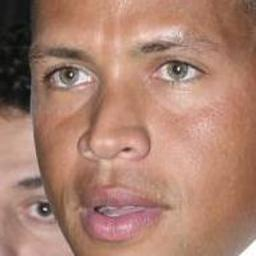
#> input picture dataset/000_002.jpg, 256 x 256 px; its folder holds only this picture in this run
$ jupyter execute --allow-errors mini-project-part1.ipynb   (shell and % lines are left out)
#> lines starting #> are read from the running program, lines starting #| are printed output that depends on the picture
[cell 1]
import os, sys, glob
import numpy as np
import matplotlib.pyplot as plt
import PIL.Image as Image
import matplotlib.cm as cm

[cell 2]
def read_images(path, sz=None):
#> called with path = './dataset'
    X = []
    for files in glob.glob(path + "/*.jpg"):
        image = np.array(Image.open(files).convert('L'), dtype='uint8')
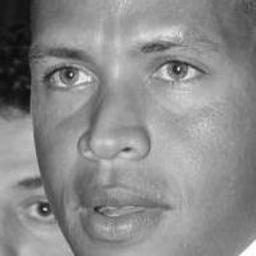
#> image: shape (256, 256); min 10, max 255, mean 138.3
        X.append(image)
    return X

[cell 3]
def normalize(X, low, high, dtype=None):
    X = np.asarray(X)
    minX, maxX = np.min(X), np.max(X)
    X = X - float(minX)
    X = X / float((maxX - minX))
    X = X * (high-low)
    X = X + low
    if dtype is None:
        return np.asarray(X)
    return np.asarray(X, dtype=dtype)

[cell 4]
def asRowMatrix(X):
    if len(X) == 0:
        return np.array([])
    mat = np.empty((0, X[0].size), dtype=X[0].dtype)
    for row in X:
        mat = np.vstack((mat, np.asarray(row).reshape(1,-1)))
    return mat

[cell 5]
def asColumnMatrix(X):
    if len(X) == 0:
        return np.array([])
    mat = np.empty((X[0].size, 0), dtype=X[0].dtype)
    for col in X:
        mat = np.hstack((mat, np.asarray(col).reshape(-1,1)))
    return mat

[cell 6]
def subplot(title, images, rows, cols, subt = "subplot", subts = [], colormap='gray', ticks_visible=True):
    fig = plt.figure(figsize=(10,10))
    # main title
    fig.text(.5, .95, title, horizontalalignment='center')
    for i in range(len(images)):
        ax0 = fig.add_subplot(rows,cols,(i+1))
        plt.setp(ax0.get_xticklabels(), visible=False)
        plt.setp(ax0.get_yticklabels(), visible=False)
        if len(subts) == len(images):
            plt.title("%s %s" % (subt, str(subts[i])))
        else:
            plt.title("%s %d" % (subt, (i+1)))
        plt.imshow(np.asarray(images[i]), cmap=colormap)
    plt.show()

[cell 7]
def pca(X, num_components=0):
    [n,d] = X.shape
    if (num_components <= 0) or (num_components>n):
        num_components = n
    mu = X.mean(axis=0)
    X = X - mu
    if n>d:
        C = np.dot(X.T,X)
        [eigenvalues,eigenvectors] = np.linalg.eigh(C)
    else:
        C = np.dot(X,X.T)
        [eigenvalues,eigenvectors] = np.linalg.eigh(C)
        eigenvectors = np.dot(X.T,eigenvectors)
        for i in range(n):
            eigenvectors[:,i] = eigenvectors[:,i]/np.linalg.norm(eigenvectors[:,i])

    idx = np.argsort(-eigenvalues)
    eigenvalues = eigenvalues[idx]
    eigenvectors = eigenvectors[:,idx]

    # select only num_components
    eigenvalues = eigenvalues[0:num_components].copy()
    eigenvectors = eigenvectors[:,0:num_components].copy()
    return [eigenvalues, eigenvectors, mu]

[cell 8]
def project(W, X, mu=None):
    if mu is None:
        return np.dot(X,W)
    return np.dot(X - mu, W)

def reconstruct(W, Y, mu=None):
    if mu is None:
        return np.dot(Y,W.T)
    return np.dot(Y, W.T) + mu

[cell 9]
def reconstruct_img(image):
    steps = [i for i in range(10, min(len(X), 120), 20)]
    E = []
    for i in range(len(steps)):
        numEvs = steps[i]
        P = project(eig_vecs[:,0:numEvs], X[image].reshape(1,-1), mu)
        R = reconstruct(eig_vecs[:,0:numEvs], P, mu)
        # reshape and append
        R = R.reshape(X[image].shape)
        E.append(normalize(R,0,255))
    return E, steps

[cell 10]
def MSE(X, Y):
    m, n = X.shape
    error = 0
    for i in range(m):
        for j in range(n):
            error += (X[i, j] - Y[i, j])**2
    error /= (m * n)
    return error

[cell 11]
X = read_images('./dataset')
#> X = 1 item

[cell 12]
[eig_val, eig_vecs, mu] = pca(asRowMatrix(X))
#> the loop in asRowMatrix, `for row in X:` made 1 pass
#> in pca, `[n,d] = X.shape`: n = 1; d = 65536
#> in pca, `num_components = n`: num_components = 1
#> in pca, `C = np.dot(X,X.T)`: C = [0]
#> in pca, `[eigenvalues,eigenvectors] = np.linalg.eigh(C)`: eigenvectors = [1]
#> in pca, `idx = np.argsort(-eigenvalues)`: idx = [0]
#> eig_val = [0]

[cell 13]
eig_vecs

[cell 14]
eig_val
#> Out = [0]

[cell 15]
components = 32
Eig_face = []

[cell 16]
for i in range(min(len(X), components)):
    e = eig_vecs[:,i].reshape(X[0].shape)
    Eig_face.append(normalize(e, 0, 255))
#> this loop made 1 pass
#> (minX in normalize, maxX in normalize) on pass 1: (nan, nan)
#> after the loop, Eig_face = 1 item

#> (a cell that did not finish here is left out)

[cell 18]
numb = [i in range(1, components + 1)]
#> numb = [False]

[cell 19]
subplot(title= "Eigenfaces", images = Eig_face , rows = 4 , cols = 4 , subt ="Eigenface", subts = numb)
#> the loop in subplot, `for i in range(len(images)):` made 1 pass

[cell 20]
image1 = 10
image2 = 40
image3 = 100
image4 = 2
image5 = 120
image6 = 200
image7 = 190
iamge8 = 340

[cell 21]
E1, steps1 = reconstruct_img(image1)
#> in reconstruct_img, `steps = [i for i in range(10, min(len(X), 120), 20)]`: steps = []
#> E1 = []; steps1 = []

[cell 22]
E2, steps2 = reconstruct_img(image2)
#> E2 = []; steps2 = []
E3, steps3 = reconstruct_img(image3)
#> E3 = []; steps3 = []

[cell 23]
E4, steps4 = reconstruct_img(image4)
#> E4 = []; steps4 = []
E5, steps5 = reconstruct_img(image5)
#> E5 = []; steps5 = []
E6, steps6 = reconstruct_img(image6)
#> E6 = []; steps6 = []
E7, steps7 = reconstruct_img(image7)
#> E7 = []; steps7 = []

[cell 24]
subplot(title= "Reconstruction", images = E3 , rows = 4 , cols = 4 , subt ="Eigenvectors", subts = steps3)

[cell 25]
##plot MSE vs Eigenvalues
Error = []
for i in range(len(steps1)):
    Error.append((MSE(E1[i], X[image1]) + MSE(E2[i], X[image2]) + MSE(E3[i], X[image3]) +  MSE(E4[i], X[image4]) +  MSE(E5[i], X[image5]) +  MSE(E6[i], X[image6] +  MSE(E7[i], X[image7])))/7)
#> this loop made 0 passes
#> after the loop, Error = []

[cell 26]
plt.plot(steps1, Error)
plt.xlabel('No of eigenface')
plt.ylabel('MSE')
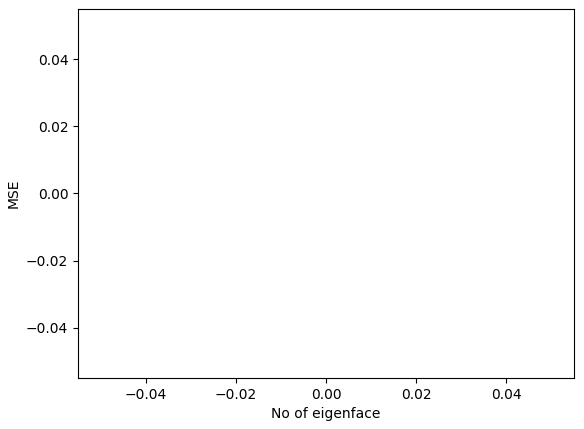
#> figure drawn by matplotlib, 1 panel

[cell 27]
s = []
#> (the rest of this cell did not finish here and is left out)

#> (a cell that did not finish here is left out)

[cell 29]
plt.imshow(np.reshape(mu, (256, 256)), cmap = 'gray')
plt.title('Mean Face Image')
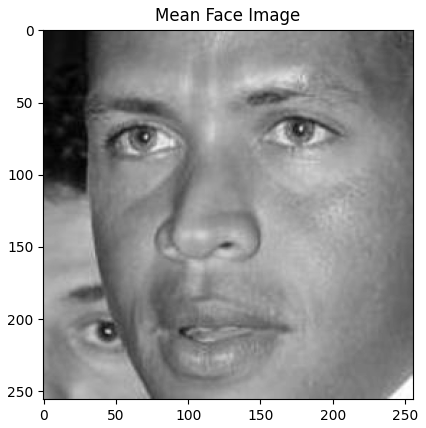
#> figure drawn by matplotlib, 1 panel

[cell 30]
def weight_img(image, components):
    numEvs = components
    P = project(eig_vecs[:,0:numEvs], image.reshape(1,-1), mu)
    return P

[cell 31]
X1 = []
X2 = []
X3 = []
for i in range(0, len(X)):
    X1.append(weight_img(X[i], 1).flatten())
    X2.append(weight_img(X[i], 2).flatten())
    X3.append(weight_img(X[i], 3).flatten())
#> this loop made 1 pass
#> after the loop, X1 = [[nan]]; X2 = [[nan]]; X3 = [[nan]]

[cell 32]
Y = [i for i in range(0, 520)]
#> Y = 520 values from 0 to 519
#> (the rest of this cell did not finish here and is left out)

$ run again, on dataset/000_013.jpg
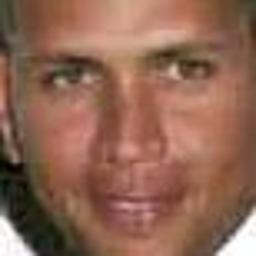
#> input picture dataset/000_013.jpg, 256 x 256 px
#> in read_images, `image = np.array(Image.open(files).convert('L'), dtype='uint8')`:
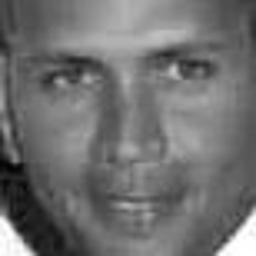
#> image: shape (256, 256); min 1, max 255, mean 112.1
#> X = 1 item
#> the loop in asRowMatrix, `for row in X:` made 1 pass
#> n = 1; d = 65536
#> num_components = 1
#> C = [0]
#> eigenvectors = [1]
#> idx = [0]
#> the loop `for i in range(min(len(X), components)):` made 1 pass
#> (minX in normalize, maxX in normalize) on pass 1: (nan, nan)
#> after the loop `for i in range(min(len(X), components)):`: Eig_face = 1 item
#> numb = [False]
#> the loop in subplot, `for i in range(len(images)):` made 1 pass
#> steps = []
#> `[cell 29] plt.imshow(np.reshape(mu, (256, 256)), cmap = 'gray') plt.ti..`:
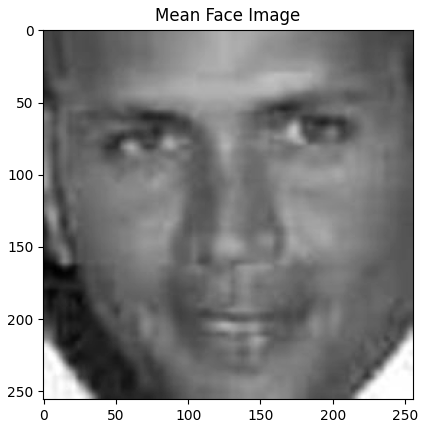
#> figure drawn by matplotlib, 1 panel
#> the loop `for i in range(0, len(X)):` made 1 pass
#> after the loop `for i in range(0, len(X)):`: X1 = [[nan]]
#> Y = 520 values from 0 to 519

$ run again, on dataset/000_017.jpg
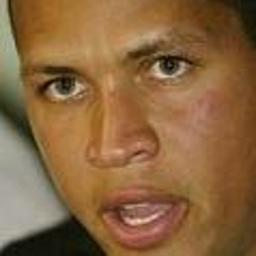
#> input picture dataset/000_017.jpg, 256 x 256 px
#> in read_images, `image = np.array(Image.open(files).convert('L'), dtype='uint8')`:
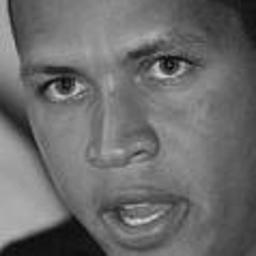
#> image: shape (256, 256); min 5, max 214, mean 107.5
#> X = 1 item
#> the loop in asRowMatrix, `for row in X:` made 1 pass
#> n = 1; d = 65536
#> num_components = 1
#> C = [0]
#> eigenvectors = [1]
#> idx = [0]
#> the loop `for i in range(min(len(X), components)):` made 1 pass
#> (minX in normalize, maxX in normalize) on pass 1: (nan, nan)
#> after the loop `for i in range(min(len(X), components)):`: Eig_face = 1 item
#> numb = [False]
#> the loop in subplot, `for i in range(len(images)):` made 1 pass
#> steps = []
#> `[cell 29] plt.imshow(np.reshape(mu, (256, 256)), cmap = 'gray') plt.ti..`:
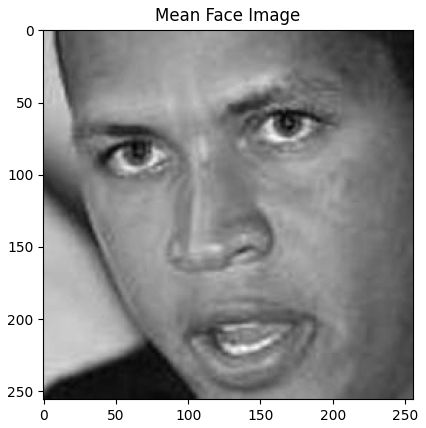
#> figure drawn by matplotlib, 1 panel
#> the loop `for i in range(0, len(X)):` made 1 pass
#> after the loop `for i in range(0, len(X)):`: X1 = [[nan]]
#> Y = 520 values from 0 to 519

$ run again, on dataset/000_018.jpg
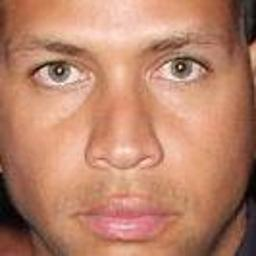
#> input picture dataset/000_018.jpg, 256 x 256 px
#> in read_images, `image = np.array(Image.open(files).convert('L'), dtype='uint8')`:
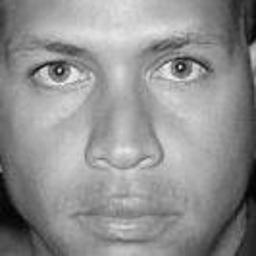
#> image: shape (256, 256); min 2, max 242, mean 144.8
#> X = 1 item
#> the loop in asRowMatrix, `for row in X:` made 1 pass
#> n = 1; d = 65536
#> num_components = 1
#> C = [0]
#> eigenvectors = [1]
#> idx = [0]
#> the loop `for i in range(min(len(X), components)):` made 1 pass
#> (minX in normalize, maxX in normalize) on pass 1: (nan, nan)
#> after the loop `for i in range(min(len(X), components)):`: Eig_face = 1 item
#> numb = [False]
#> the loop in subplot, `for i in range(len(images)):` made 1 pass
#> steps = []
#> `[cell 29] plt.imshow(np.reshape(mu, (256, 256)), cmap = 'gray') plt.ti..`:
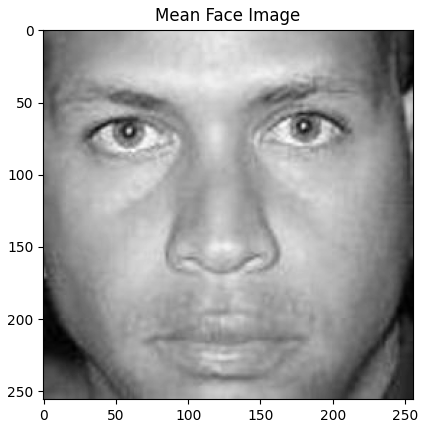
#> figure drawn by matplotlib, 1 panel
#> the loop `for i in range(0, len(X)):` made 1 pass
#> after the loop `for i in range(0, len(X)):`: X1 = [[nan]]
#> Y = 520 values from 0 to 519

$ run again, on dataset/000_006.jpg
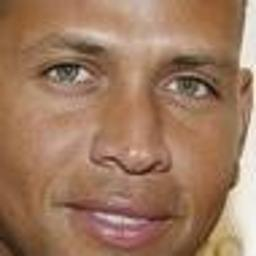
#> input picture dataset/000_006.jpg, 256 x 256 px
#> in read_images, `image = np.array(Image.open(files).convert('L'), dtype='uint8')`:
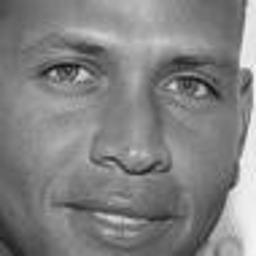
#> image: shape (256, 256); min 16, max 251, mean 129.8
#> X = 1 item
#> the loop in asRowMatrix, `for row in X:` made 1 pass
#> n = 1; d = 65536
#> num_components = 1
#> C = [0]
#> eigenvectors = [1]
#> idx = [0]
#> the loop `for i in range(min(len(X), components)):` made 1 pass
#> (minX in normalize, maxX in normalize) on pass 1: (nan, nan)
#> after the loop `for i in range(min(len(X), components)):`: Eig_face = 1 item
#> numb = [False]
#> the loop in subplot, `for i in range(len(images)):` made 1 pass
#> steps = []
#> `[cell 29] plt.imshow(np.reshape(mu, (256, 256)), cmap = 'gray') plt.ti..`:
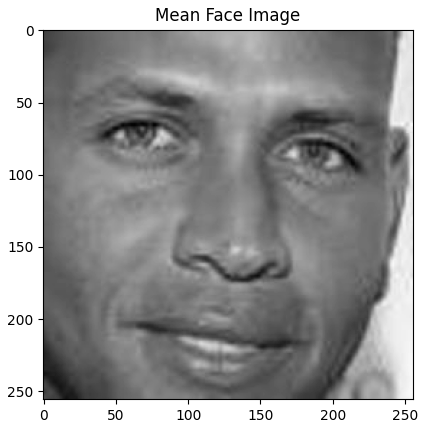
#> figure drawn by matplotlib, 1 panel
#> the loop `for i in range(0, len(X)):` made 1 pass
#> after the loop `for i in range(0, len(X)):`: X1 = [[nan]]
#> Y = 520 values from 0 to 519
